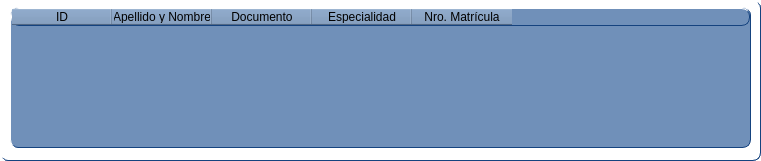
    <widget class="QGroupBox" name="groupBox_17">
     <property name="geometry">
      <rect>
       <x>80</x>
       <y>430</y>
       <width>761</width>
       <height>161</height>
      </rect>
     </property>
     <property name="styleSheet">
      <string notr="true">border-style: solid;
border-width: 1px;
border-radius: 8px;
border-top-color: rgb(255, 255, 255);
border-left-color: rgb(255, 255, 255);
border-right-color: rgb(21, 67, 127);
border-bottom-color:rgb(21, 67, 127);
background-color: rgb(255, 255, 255);
</string>
     </property>
     <property name="title">
      <string/>
     </property>
     <widget class="QTableWidget" name="tableWidget">
      <property name="geometry">
       <rect>
        <x>10</x>
        <y>7</y>
        <width>741</width>
        <height>141</height>
       </rect>
      </property>
      <property name="styleSheet">
       <string notr="true">background-color: rgb(112, 144, 185);</string>
      </property>
      <column>
       <property name="text">
        <string>ID</string>
       </property>
      </column>
      <column>
       <property name="text">
        <string>Apellido y Nombre</string>
       </property>
      </column>
      <column>
       <property name="text">
        <string>Documento</string>
       </property>
      </column>
      <column>
       <property name="text">
        <string>Especialidad</string>
       </property>
      </column>
      <column>
       <property name="text">
        <string>Nro. Matrícula</string>
       </property>
      </column>
     </widget>
     <widget class="QGroupBox" name="groupBox_20">
      <property name="geometry">
       <rect>
        <x>0</x>
        <y>0</y>
        <width>761</width>
        <height>161</height>
       </rect>
      </property>
      <property name="styleSheet">
       <string notr="true">border-style: solid;
border-width: 1px;
border-radius: 8px;
border-top-color: rgb(255, 255, 255);
border-left-color: rgb(255, 255, 255);
border-right-color: rgb(21, 67, 127);
border-bottom-color:rgb(21, 67, 127);
background-color: rgb(255, 255, 255);
</string>
      </property>
      <property name="title">
       <string/>
      </property>
      <widget class="QTableWidget" name="tableWidget_2">
       <property name="geometry">
        <rect>
         <x>10</x>
         <y>7</y>
         <width>741</width>
         <height>141</height>
        </rect>
       </property>
       <property name="styleSheet">
        <string notr="true">background-color: rgb(112, 144, 185);</string>
       </property>
       <column>
        <property name="text">
         <string>ID</string>
        </property>
       </column>
       <column>
        <property name="text">
         <string>Apellido y Nombre</string>
        </property>
       </column>
       <column>
        <property name="text">
         <string>Documento</string>
        </property>
       </column>
       <column>
        <property name="text">
         <string>Especialidad</string>
        </property>
       </column>
       <column>
        <property name="text">
         <string>Nro. Matrícula</string>
        </property>
       </column>
      </widget>
     </widget>
    </widget>
